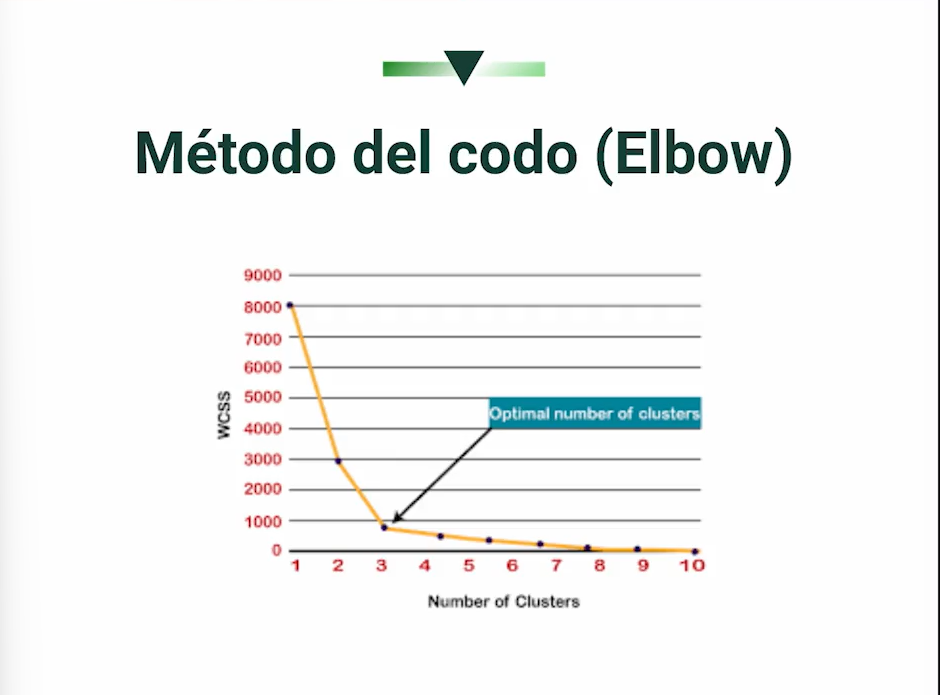
#> input picture Elbow.png, 940 x 695 px, given in place of Juan José Gil Hoyos.jpg, which was not available
$ jupyter execute --allow-errors Workshop-1.ipynb   (text cells are left out)
#> lines starting #> are read from the running program, lines starting #| are printed output that depends on the picture; pictures that were not available may be replaced by others from this repository, and a replacement may not be noted
[cell 1]
import numpy as np
from PIL import Image
import os
import matplotlib.pyplot as plt
import cv2
from sklearn.datasets import load_digits
from sklearn.linear_model import LogisticRegression
from sklearn.model_selection import train_test_split
from sklearn.metrics import accuracy_score, confusion_matrix, classification_report
import seaborn as sns
from sklearn.decomposition import PCA
from sklearn.manifold import TSNE
from sklearn.preprocessing import StandardScaler

[cell 2]
# Let's begin by creating variables associated with rows and columns of the rectangular matrix
rows = 4
cols = 3

#Lest's create a matrix with random values

A = np.random.rand(rows, cols)

A

[cell 3]
# It is important to remember that matrix rank is the maximum number of linearly independent column vectors in the matrix or the maximum number of linearly independent row vectors in the matrix.
# And also is equal to the least value of the number of rows and columns of the matrix. So the answer is 3.
A_rank = np.linalg.matrix_rank(A)
A_rank

[cell 4]
A_trace = A.trace()
A_trace

[cell 5]
#The trace of a matrix is the sum of its diagonal elements. lest's calculate this value with a for loop.
i = 0
trace_sum = 0
for i in range(min(len(A), len(A[0]))):
    trace_sum += A[i][i]

print(trace_sum)

#> (a cell that did not finish here is left out)

[cell 7]
# Determine the desired square size (e.g., max of rows and columns)
square_size = max(A.shape)

# Create a square matrix by padding values from the rectangular matrix
square_matrix = np.zeros((square_size, square_size), dtype=A.dtype)
square_matrix[:A.shape[0], :A.shape[1]] = A

print("Rectangular Matrix:")
print(A)

print("\nSquare Matrix with Duplicated Values:")
print(square_matrix)

[cell 8]
A_det = np.linalg.det(square_matrix)
A_det

[cell 9]
pseudo_A = np.linalg.pinv(A)
pseudo_A

[cell 10]
Left_eigenvectors_ATA, eigenvalues_ATA, right_eigenvectors_ATA = np.linalg.svd(A.T @ A)

print("Left eigenvectors A'A:")
print(Left_eigenvectors_ATA)

print("\nEigenvalues A'A:")
print(eigenvalues_ATA)

print("\nRight eigenvectors A'A:")
print(right_eigenvectors_ATA)

[cell 11]
Left_eigenvectors_AAT, eigenvalues_AAT, right_eigenvectors_AAT = np.linalg.svd(A @ A.T)

print("Left eigenvectors AA':")
print(Left_eigenvectors_AAT)

print("\nEigenvalues AA':")
print(eigenvalues_AAT)

print("\nRight eigenvectors A'A:")
print(right_eigenvectors_AAT)

[cell 12]
img = Image.open("C:/Users/juanj/Universidad de Antioquia/Cohorte 5 2023-1[] - Machine Learning II/Fotos/Juan José Gil Hoyos.jpg")
#> img is the input picture: PIL image 940x695 RGB; mean R, G, B 243.4, 244.6, 244.2
img = img.resize([256,256])
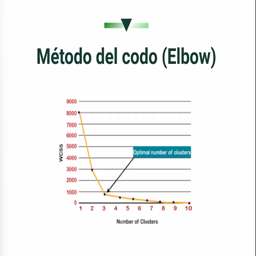
#> img: PIL image 256x256 RGB; mean R, G, B 243.4, 244.5, 244.1
img

[cell 13]
# Convert the image to grayscale
grayscale_image = img.convert("L")
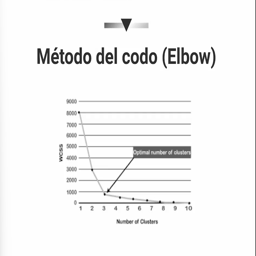
#> grayscale_image: PIL image 256x256 L; min 0, max 255, mean 244.1

grayscale_image

[cell 14]
folder_path = "C:/Users/juanj/Universidad de Antioquia/Cohorte 5 2023-1[] - Machine Learning II/Fotos Procesadas"

# Use os.listdir() to get a list of all items (files and directories) in the folder
items_in_folder = os.listdir(folder_path)
photos_names = []
# Filter out only the .jpg files
jpg_files = [item for item in items_in_folder if item.endswith(".jpg")]

# Print the extracted .jpg file names
for jpg_file in jpg_files:
    photos_names.append(jpg_file)

photos_names

[cell 15]
photo_paths = []
for i in photos_names:
    photo_path = folder_path + '/' + i
    photo_paths.append(photo_path)
    photo = Image.open(photo_path)
    display(photo)

[cell 16]
photo_paths

[cell 17]
# Define a common size for all images (e.g., 256x256)
common_size = (256, 256)

# Initialize an accumulator matrix to store the sum of all pixel values
total_matrix_needed = None

# Iterate through the images and accumulate the pixel values
for image_path_needed in photo_paths:
    # Load and read the image as a matrix
    image_first_needed = cv2.imread(image_path_needed)

    if image_first_needed is not None:

        # Resize the image to the common size
        image_needed = cv2.resize(image_first_needed, common_size)

        # Convert the image to a NumPy array
        image_matrix_needed = np.array(image_needed, dtype=np.float32)

        # Add the image matrix to the accumulator matrix
        if total_matrix_needed is None:
            total_matrix_needed = image_matrix_needed
        else:
            total_matrix_needed += image_matrix_needed

    else:
        print(f"Failed to load image: {image_path_needed}")

# Calculate the average face by dividing the accumulated matrix by the number of images
num_valid_images = len(photo_paths)-photo_paths.count(None)
#> (the rest of this cell did not finish here and is left out)

#> (a cell that did not finish here is left out)

[cell 19]
average_image_cohort_second = Image.open("average_face.jpg")
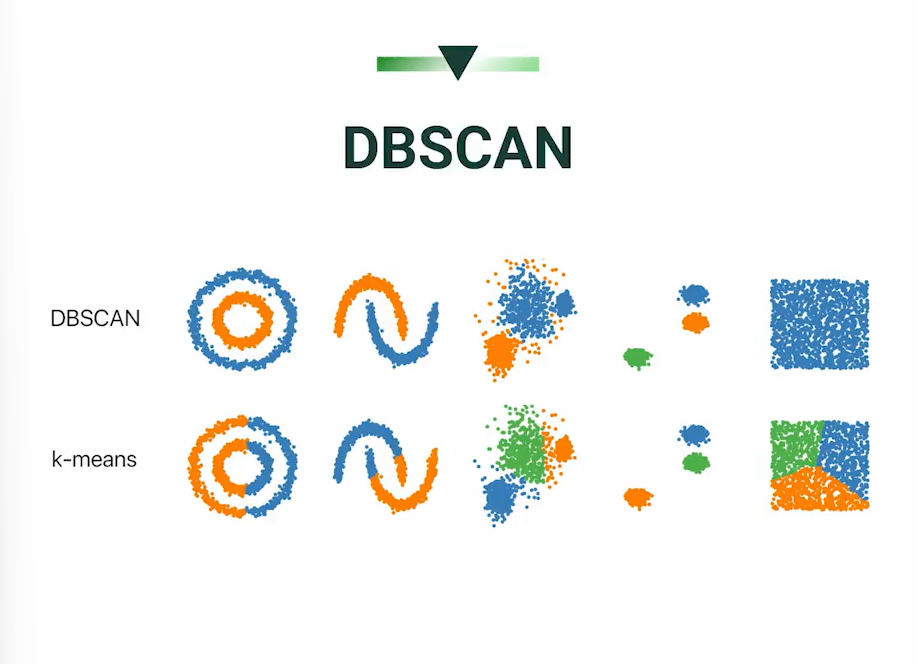
#> input picture Image_DBSCAN.png, 919 x 664 px, given in place of average_face.jpg, which was not available
#> average_image_cohort_second is the input picture: PIL image 919x664 RGB; mean R, G, B 241.7, 243.2, 241.5
average_image_cohort_third = average_image_cohort_second.resize([256,256])
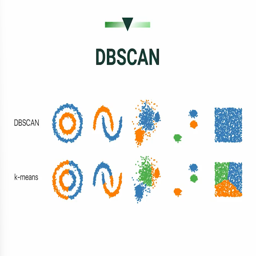
#> average_image_cohort_third: PIL image 256x256 RGB; mean R, G, B 241.6, 243.1, 241.4
average_image_cohort_third

[cell 20]
# Convert the image to grayscale
average_image_cohort = average_image_cohort_third.convert("L")
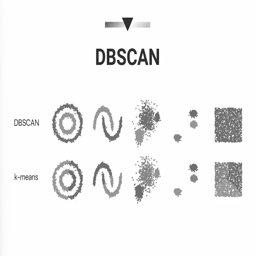
#> average_image_cohort: PIL image 256x256 L; min 26, max 255, mean 242.5

average_image_cohort

[cell 21]
# Load your face image and average face image (assuming they are grayscale)

# My face: grayscale_image
# Cohort face: average_image_cohort

My_face_matrix = np.array(grayscale_image, dtype=np.float32)
average_face_cohort_matrix = np.array(average_image_cohort, dtype=np.float32)

# Calculate the mean squared error (MSE) distance
mse_distance = np.mean((My_face_matrix - average_face_cohort_matrix) ** 2)
#> mse_distance = 2202.5

print(f'Mean Squared Error (MSE) Distance: {mse_distance:.2f}')
#| Mean Squared Error (MSE) Distance: 2202.48

[cell 22]
class SVD_class:
    def __init__(self, matrix):
        self.matrix = matrix
        self.U = None
        self.S = None
        self.Vt = None

    def fit(self, matrix = None):
        self.U, self.S, self.Vt = self._svd_decomposition(self.matrix)

    def fit_transform(self, data = None):
        self.fit()
        return self.transform()

    def transform(self):
        if self.U is None or self.S is None or self.Vt is None:
            raise ValueError("SVD not computed. Call fit or fit_transform first.")

        # Adjust the dimensions for the dot product
        U = self.U
        S = np.diag(self.S)
        Vt = self.Vt

        return np.dot(U, np.dot(S, Vt))

    def _svd_decomposition(self, A):
        # Implement SVD from scratch (truncated to the rank)
        AAT = np.dot(A, A.T)
        eigenvalues, eigenvectors = np.linalg.eig(AAT)
        sorted_indices = np.argsort(eigenvalues)[::-1]
        eigenvalues = eigenvalues[sorted_indices]
        eigenvectors = eigenvectors[:, sorted_indices]
        singular_values = np.sqrt(eigenvalues)
        U = eigenvectors
        V = np.dot(A.T, U)
        Vt = V.T

        return U, singular_values, Vt

# Example usage:
if __name__ == "__main__":
    X_SVD = np.array([[1, 2],
                  [3, 4],
                  [5, 6]])

    svd = SVD_class(X_SVD)

    # Fit and perform SVD decomposition
    svd.fit()
    U, S, Vt = svd.U, svd.S, svd.Vt

    print("Matrix U:")
    print(U)
    print("\nSingular Values:")
    print(S)
    print("\nMatrix Vt:")
    print(Vt)

    # Transform the matrix using fitted SVD
    transformed_matrix = svd.transform()
    print("\nTransformed Matrix:")
    print(transformed_matrix)

    # Fit and transform in one step
    transformed_matrix_fit = svd.fit_transform()
    print("\nTransformed Matrix (Fit and Transform):")
    print(transformed_matrix_fit)

[cell 23]
# Perform SVD decomposition
U, S, Vt = np.linalg.svd(X_SVD, full_matrices=False)

# Print the results
print("Matrix U:")
print(U)
print("\nSingular Values:")
print(S)
print("\nMatrix Vt:")
print(Vt)

# Transform the matrix using SVD
transformed_matrix = np.dot(U, np.dot(np.diag(S), Vt))
print("\nTransformed Matrix:")
print(transformed_matrix)

# Fit and transform in one step
transformed_matrix_fit = np.dot(U, np.dot(np.diag(S), Vt))
print("\nTransformed Matrix (Fit and Transform):")
print(transformed_matrix_fit)

[cell 24]
class PCA_class:
    def __init__(self, n_components=None):
        self.n_components = n_components
        self.mean = None
        self.components = None

    def fit(self, X):
        # Calculate the mean of the data
        self.mean = np.mean(X, axis=0)

        # Center the data
        X_centered = X - self.mean

        # Calculate the covariance matrix
        cov_matrix = np.cov(X_centered, rowvar=False)

        # Perform eigenvalue decomposition
        eigenvalues, eigenvectors = np.linalg.eigh(cov_matrix)

        # Sort eigenvalues and eigenvectors in descending order
        sorted_indices = np.argsort(eigenvalues)[::-1]
        eigenvalues = eigenvalues[sorted_indices]
        eigenvectors = eigenvectors[:, sorted_indices]

        # Select the top n_components eigenvectors
        if self.n_components is not None:
            self.components = eigenvectors[:, :self.n_components]
        else:
            self.components = eigenvectors

    def transform(self, X):
        if self.components is None:
            raise ValueError("PCA has not been fitted yet. Call fit() first.")

        # Center the data
        X_centered = X - self.mean

        # Project the data onto the principal components
        return np.dot(X_centered, self.components)

    def fit_transform(self, X):
        self.fit(X)
        return self.transform(X)

# Example usage:
if __name__ == "__main__":

    np.random.seed(0)
    X_PCA = np.random.rand(100, 50)  # 100 samples, 50 features

    # Initialize and use the PCA class
    pca = PCA_class(n_components=2)
    pca.fit(X_PCA)
    X_transformed = pca.fit_transform(X_PCA)

    print("Original X:")
    print(X_PCA)
    print("\nTransformed X:")
    print(X_transformed)

[cell 25]
# Initialize PCA with the number of components you want to retain
n_components = 2
pca = PCA(n_components=n_components)

# Fit PCA to the data and transform it
X_transformed = pca.fit_transform(X_PCA)

# Access the explained variance ratio (proportion of total variance explained by each component)
explained_variance_ratio = pca.explained_variance_ratio_

# Access the principal components (eigenvectors)
components = pca.components_

# Access the mean of the data
mean = pca.mean_

print("Original X:")
print(X_PCA)
print("\nTransformed X:")
print(X_transformed)

[cell 26]
class TSNE_class:


  def __init__(self, perplexity=30):
    self.perplexity = perplexity


  def fit(self, X):
    n_samples, n_features = X.shape


    # Initialize the data points in a low-dimensional space.

    self.Y = np.random.rand(n_samples, 2)


    # Calculate pairwise Euclidean distances in the high-dimensional space.
    dist_matrix = np.sum((X[:, np.newaxis] - X)**2, axis=2)


    # Calculate similarities using a Gaussian kernel (perplexity-dependent)
    self.D = np.exp(-dist_matrix / (2.0 * self.perplexity))

    return self

  def fit_transform(self, X):
    self.fit(X)
    return self.Y


  # [19 lines left out: function transform, not called in this run]

[cell 27]
# Create a random dataset (replace this with your actual data)

np.random.seed(0)

X_tSNE = np.random.rand(100, 50)  # 100 samples, 50 features

# Create an instance of your TSNE_class
tsne = TSNE_class(perplexity=30)

# Fit and transform the data to obtain the low-dimensional representation
Y = tsne.fit_transform(X_tSNE)

# Plot the results (optional)
plt.scatter(Y[:, 0], Y[:, 1])
plt.title("t-SNE Visualization")
plt.show()

[cell 28]
# Create an instance of the TSNE class

tsne = TSNE(n_components=2, perplexity=30, learning_rate=200)


# Fit and transform the data to obtain the low-dimensional representation
Y = tsne.fit_transform(X_tSNE)


# Plot the results
plt.scatter(Y[:, 0], Y[:, 1])
plt.title("t-SNE Visualization")
plt.show()
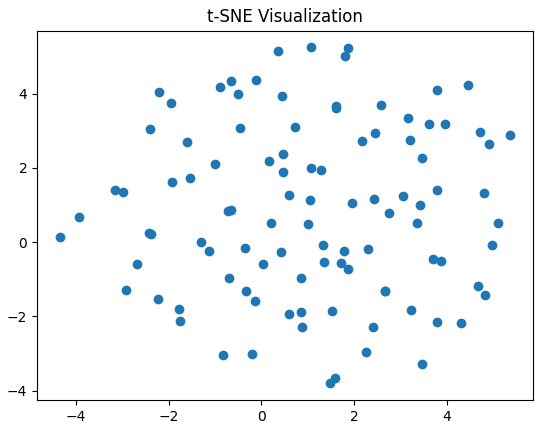
#> figure drawn by matplotlib, 1 panel

[cell 29]
My_face_matrix

[cell 30]
class SVD_class:
    def __init__(self):
        self.U = None
        self.S = None
        self.Vt = None

    def fit(self, matrix):
        self.U, self.S, self.Vt = self._svd_decomposition(matrix)

    # [10 lines left out: function transform, not called in this run]

    def _svd_decomposition(self, A):
        # Implement SVD from scratch (truncated to the rank)
        AAT = np.dot(A, A.T)
        eigenvalues, eigenvectors = np.linalg.eig(AAT)
        sorted_indices = np.argsort(eigenvalues)[::-1]
        eigenvalues = eigenvalues[sorted_indices]
        eigenvectors = eigenvectors[:, sorted_indices]
        singular_values = np.sqrt(eigenvalues)
        U = eigenvectors
        V = np.dot(A.T, U)
        Vt = V.T

        return U, singular_values, Vt

def plot_svd_images(original_image, num_singular_values):
    total_subplots = num_singular_values + 1

    # Determine the number of rows and columns for subplots dynamically
    num_cols = 5
    num_rows = (total_subplots - 1) // num_cols + 1

    plt.figure(figsize=(12, 6))

    # Compute the SVD decomposition once outside the loop
    svd_class = SVD_class()
    svd_class.fit(original_image)  # Ensure that SVD is computed
    U, S, Vt = svd_class.U, svd_class.S, svd_class.Vt

    for i in range(num_singular_values):
        # Reduce the dimensions of U, S, and Vt
        U_reduced = U[:, :i + 1]
        S_reduced = S[:i + 1]
        Vt_reduced = Vt[:i + 1, :]

        # Reconstruct the image using the selected number of singular values
        reconstructed_image = np.dot(U_reduced, np.dot(np.diag(S_reduced), Vt_reduced))

        # Determine the subplot position dynamically
        subplot_pos = i + 1

        # Display the reconstructed image
        plt.subplot(num_rows, num_cols, subplot_pos)
        plt.imshow(reconstructed_image, cmap='gray')
        plt.title(f'SV = {i + 1}')
        plt.axis('off')

    # Display the original image
    plt.subplot(num_rows, num_cols, total_subplots)
    plt.imshow(original_image, cmap='gray')
    plt.title('Original Image')
    plt.axis('off')

    plt.tight_layout()
    plt.show()

# Example usage:
#> (the rest of this cell did not finish here and is left out)

#> in _svd_decomposition, `AAT = np.dot(A, A.T)`:
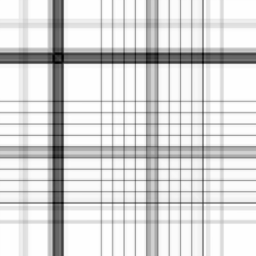
#> AAT: shape (256, 256) float32; min 8584871, max 16464332, mean 15285798; drawn with min black and max white
#> in _svd_decomposition, `sorted_indices = np.argsort(eigenvalues)[::-1]`: sorted_indices = 256 values, max 255 at index 210, min 0 at index 0, mean 127.5

[cell 31]
# Perform SVD on the image matrix
U, s, VT = np.linalg.svd(My_face_matrix, full_matrices=False)
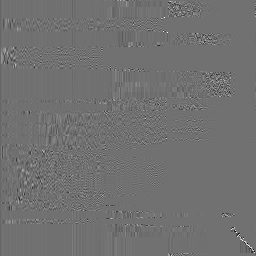
#> U: shape (256, 256) float32; min -0.768, max 0.962, mean -0.00023; drawn with min black and max white
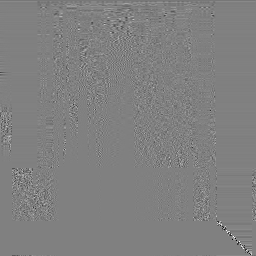
#> VT: shape (256, 256) float32; min -0.964, max 0.948, mean -0.000236; drawn with min black and max white
#> s = 256 values, max 62725.1 at index 0, min 6.24e-12 at index 168, mean 381

# Define the range of singular values to use (e.g., from 1 to the rank of the matrix)
singular_value_range = range(1, min(My_face_matrix.shape) + 1)

# Create a figure to display the images
num_rows = 3
num_cols = 5

# Calculate the total number of subplots
total_subplots = num_rows * num_cols

# Ensure that the number of subplots matches the length of the singular_value_range
if total_subplots > len(singular_value_range):
    total_subplots = len(singular_value_range)

# Create the subplot grid
fig, axs = plt.subplots(num_rows, num_cols, figsize=(12, 6))

for i, num_singular_values in enumerate(singular_value_range[:total_subplots]):
    # Reconstruct the image using the selected number of singular values
    reconstructed_image = np.dot(U[:, :num_singular_values], np.dot(np.diag(s[:num_singular_values]), VT[:num_singular_values, :]))

    # Determine the row and column for this subplot
    row = i // num_cols
    col = i % num_cols

    # Display the reconstructed image
    axs[row, col].imshow(reconstructed_image, cmap='gray')
    axs[row, col].set_title(f'SV = {num_singular_values}')
    axs[row, col].axis('off')
#> this loop made 15 passes
#> pass 2, `reconstructed_image = np.dot(U[:, :num_singular_values], np.dot(np.dia..`:
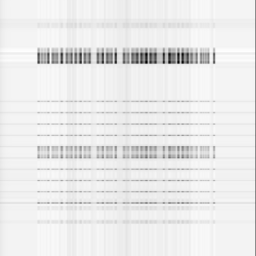
#> reconstructed_image: shape (256, 256) float32; min -28.57, max 268, mean 244.1; drawn with min black and max white

# Hide any remaining empty subplots
for i in range(total_subplots, num_rows * num_cols):
    row = i // num_cols
    col = i % num_cols
    axs[row, col].axis('off')

# Display the original image
axs[-1, -1].imshow(My_face_matrix, cmap='gray')
axs[-1, -1].set_title('Original Image')
axs[-1, -1].axis('off')

plt.tight_layout()
plt.show()
#> (the rest of the program and of its run is left out)
